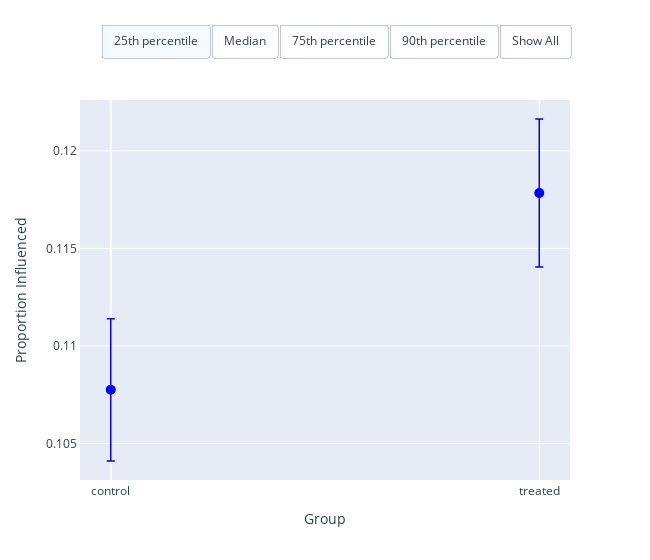

Notebook cell for this chart:
### Code cell
import pandas as pd
import plotly.graph_objects as go
from IPython.display import display

# Sample data
data = pd.read_csv('data/web_data/matching_result_prop_significatif.csv')

# Create DataFrame
df = pd.DataFrame(data)
df['group'] = ['control' if i % 2 == 0 else 'treated' for i in range(len(df))]
display(df)

control_df = df[df['group']=='control'].reset_index(drop=True)
treated_df = df[df['group']=='treated'].reset_index(drop=True)

display(control_df)
display(treated_df)

percentile25 = pd.DataFrame((control_df.loc[0], treated_df.loc[0])).reset_index(drop=True)
median= pd.DataFrame((control_df.loc[1], treated_df.loc[1])).reset_index(drop=True)
percentile75 = pd.DataFrame((control_df.loc[2], treated_df.loc[2])).reset_index(drop=True)
percentile90= pd.DataFrame((control_df.loc[3], treated_df.loc[3])).reset_index(drop=True)

# Adjusting traces for vertical orientation
trace_pair_1 = go.Scatter(
    x=percentile25.index,
    y=percentile25['proportion_influenced'],
    mode='markers',
    name='25th percentile',
    marker=dict(color='blue', size=10),
    text=percentile25.index,
    legendgroup='25th percentile',  # Separate legend group
    error_y=dict(type='data', array=percentile25['ci_upper'] - percentile25['proportion_influenced'], color='blue', thickness=1.5)
)

trace_pair_2 = go.Scatter(
    x=median.index,
    y=median['proportion_influenced'],
    mode='markers',
    name='Median',
    marker=dict(color='orange', size=10),
    text=median.index,
    legendgroup='Median',  # Separate legend group
    error_y=dict(type='data', array=median['ci_upper'] - median['proportion_influenced'], color='orange', thickness=1.5)
)

trace_pair_3 = go.Scatter(
    x=percentile75.index,
    y=percentile75['proportion_influenced'],
    mode='markers',
    name='75th percentile',
    marker=dict(color='green', size=10),
    text=percentile75.index,
    legendgroup='75th percentile',  # Separate legend group
    error_y=dict(type='data', array=percentile75['ci_upper'] - percentile75['proportion_influenced'], color='green', thickness=1.5)
)

trace_pair_4 = go.Scatter(
    x=percentile90.index,
    y=percentile90['proportion_influenced'],
    mode='markers',
    name='90th percentile',
    marker=dict(color='red', size=10),
    text=percentile90.index,
    legendgroup='90th percentile',  # Separate legend group
    error_y=dict(type='data', array=percentile90['ci_upper'] - percentile90['proportion_influenced'], color='red', thickness=1.5)
)

# Creating the figure with all traces
fig = go.Figure(data=[trace_pair_1, trace_pair_2, trace_pair_3, trace_pair_4])

# Set the initial visibility to show control data only
fig.data[0].visible = True
fig.data[1].visible = False
fig.data[2].visible = False
fig.data[3].visible = False

# Updating layout with interactive buttons
fig.update_layout(
    updatemenus=[
        dict(
            type="buttons",
            direction="right",
            active=0,  # '25th percentile' is active initially
            x=1,
            y=1.2,
            buttons=list([
                dict(label="25th percentile",
                     method="update",
                     args=[{"visible": [True, False, False, False]},
                           {"yaxis.range":  [0.1, 0.15],
                            "xaxis.title.text": 'Group'}]),
                dict(label="Median",
                     method="update",
                     args=[{"visible": [False, True, False, False]},
                           {"yaxis.range":  [0.1, 0.15],
                            "xaxis.title.text": 'Group'}]),
                dict(label="75th percentile",
                     method="update",
                     args=[{"visible": [False, False, True, False]},
                           {"yaxis.range":  [0.1, 0.15],
                            "xaxis.title.text": 'Group'}]),
                dict(label="90th percentile",
                     method="update",
                     args=[{"visible": [False, False, False, True]},
                           {"yaxis.range": [0.1, 0.15],
                            "xaxis.title.text": 'Group'}]),
                dict(label="Show All",
                     method="update",
                     args=[{"visible": [True, True, True, True]},
                           {"yaxis.range": [0.1, 0.15],
                            "xaxis.title.text": 'Group'}]),
            ]),
        )
    ],
    xaxis=dict(
        title='Group',
        showgrid=True,
        showline=True,
        linewidth=1,
        linecolor='white',
        tickvals=[0, 1],  # Set tick positions
        ticktext=['control', 'treated']  # Set tick labels
    ),
    yaxis=dict(
        title='Proportion Influenced',
        showgrid=True,
        showline=True,
        linewidth=1,
        linecolor='white',
        dtick=0.005  # Set dtick for finer graduation
    ),
    width=650,  # Set the width of the figure
    legend=dict(x=1.1, y=1.05)  # Set legend position
)

# Show the figure
fig.show(config={'displayModeBar': False})
#fig.show(renderer="svg")

### Figure 1 — Plotly figure (JSON) as saved in the notebook; plotly's stock layout.template omitted (floating-point values rounded to 4 significant figures)
{"data": [{"error_y": {"array": [0.003647, 0.003792], "color": "blue", "thickness": 1.5, "type": "data"}, "legendgroup": "25th percentile", "marker": {"color": "blue", "size": 10}, "mode": "markers", "name": "25th percentile", "text": [0, 1], "type": "scatter", "visible": true, "x": [0, 1], "y": [0.1078, 0.1178]}, {"error_y": {"array": [0.00334, 0.003491], "color": "orange", "thickness": 1.5, "type": "data"}, "legendgroup": "Median", "marker": {"color": "orange", "size": 10}, "mode": "markers", "name": "Median", "text": [0, 1], "type": "scatter", "visible": false, "x": [0, 1], "y": [0.1121, 0.1242]}, {"error_y": {"array": [0.003599, 0.003723], "color": "green", "thickness": 1.5, "type": "data"}, "legendgroup": "75th percentile", "marker": {"color": "green", "size": 10}, "mode": "markers", "name": "75th percentile", "text": [0, 1], "type": "scatter", "visible": false, "x": [0, 1], "y": [0.1123, 0.1215]}, {"error_y": {"array": [0.004241, 0.00457], "color": "red", "thickness": 1.5, "type": "data"}, "legendgroup": "90th percentile", "marker": {"color": "red", "size": 10}, "mode": "markers", "name": "90th percentile", "text": [0, 1], "type": "scatter", "visible": false, "x": [0, 1], "y": [0.1101, 0.1308]}], "layout": {"legend": {"x": 1.1, "y": 1.05}, "updatemenus": [{"active": 0, "buttons": [{"args": [{"visible": [true, false, false, false]}, {"xaxis.title.text": "Group", "yaxis.range": [0.1, 0.15]}], "label": "25th percentile", "method": "update"}, {"args": [{"visible": [false, true, false, false]}, {"xaxis.title.text": "Group", "yaxis.range": [0.1, 0.15]}], "label": "Median", "method": "update"}, {"args": [{"visible": [false, false, true, false]}, {"xaxis.title.text": "Group", "yaxis.range": [0.1, 0.15]}], "label": "75th percentile", "method": "update"}, {"args": [{"visible": [false, false, false, true]}, {"xaxis.title.text": "Group", "yaxis.range": [0.1, 0.15]}], "label": "90th percentile", "method": "update"}, {"args": [{"visible": [true, true, true, true]}, {"xaxis.title.text": "Group", "yaxis.range": [0.1, 0.15]}], "label": "Show All", "method": "update"}], "direction": "right", "type": "buttons", "x": 1, "y": 1.2}], "width": 650, "xaxis": {"linecolor": "white", "linewidth": 1, "showgrid": true, "showline": true, "ticktext": ["control", "treated"], "tickvals": [0, 1], "title": {"text": "Group"}}, "yaxis": {"dtick": 0.005, "linecolor": "white", "linewidth": 1, "showgrid": true, "showline": true, "title": {"text": "Proportion Influenced"}}}}
